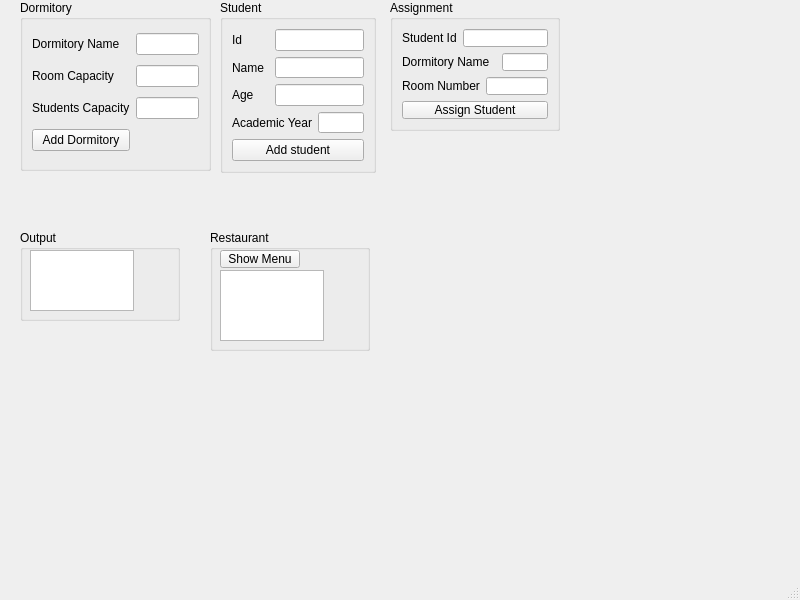
<?xml version="1.0" encoding="UTF-8"?>
<ui version="4.0">
 <class>MainWindow</class>
 <widget class="QMainWindow" name="MainWindow">
  <property name="geometry">
   <rect>
    <x>0</x>
    <y>0</y>
    <width>800</width>
    <height>600</height>
   </rect>
  </property>
  <property name="windowTitle">
   <string>MainWindow</string>
  </property>
  <widget class="QWidget" name="centralwidget">
   <widget class="QWidget" name="verticalLayoutWidget">
    <property name="geometry">
     <rect>
      <x>20</x>
      <y>0</y>
      <width>191</width>
      <height>171</height>
     </rect>
    </property>
    <layout class="QVBoxLayout" name="verticalLayout_2">
     <item>
      <widget class="QGroupBox" name="groupBox">
       <property name="title">
        <string>Dormitory</string>
       </property>
       <layout class="QGridLayout" name="gridLayout">
        <item row="0" column="0">
         <widget class="QLabel" name="label">
          <property name="text">
           <string>Dormitory Name</string>
          </property>
         </widget>
        </item>
        <item row="1" column="1">
         <widget class="QLineEdit" name="txtRoomCap"/>
        </item>
        <item row="2" column="0">
         <widget class="QLabel" name="label_3">
          <property name="text">
           <string>Students Capacity</string>
          </property>
         </widget>
        </item>
        <item row="0" column="1">
         <widget class="QLineEdit" name="txtDormName"/>
        </item>
        <item row="1" column="0">
         <widget class="QLabel" name="label_2">
          <property name="text">
           <string>Room Capacity</string>
          </property>
         </widget>
        </item>
        <item row="2" column="1">
         <widget class="QLineEdit" name="txtStudentCap"/>
        </item>
        <item row="3" column="0">
         <widget class="QPushButton" name="btnAddDormitory">
          <property name="text">
           <string>Add Dormitory</string>
          </property>
         </widget>
        </item>
       </layout>
      </widget>
     </item>
    </layout>
   </widget>
   <widget class="QWidget" name="verticalLayoutWidget_2">
    <property name="geometry">
     <rect>
      <x>220</x>
      <y>0</y>
      <width>156</width>
      <height>173</height>
     </rect>
    </property>
    <layout class="QVBoxLayout" name="verticalLayout">
     <item>
      <widget class="QGroupBox" name="groupBox_2">
       <property name="title">
        <string>Student</string>
       </property>
       <layout class="QGridLayout" name="gridLayout_2">
        <item row="2" column="1" colspan="2">
         <widget class="QLineEdit" name="txtName"/>
        </item>
        <item row="4" column="0" colspan="2">
         <widget class="QLabel" name="label_7">
          <property name="text">
           <string>Academic Year</string>
          </property>
         </widget>
        </item>
        <item row="5" column="0" colspan="3">
         <widget class="QPushButton" name="btnAddStudent">
          <property name="text">
           <string>Add student</string>
          </property>
         </widget>
        </item>
        <item row="3" column="0">
         <widget class="QLabel" name="label_6">
          <property name="text">
           <string>Age</string>
          </property>
         </widget>
        </item>
        <item row="0" column="1" colspan="2">
         <widget class="QLineEdit" name="txtID"/>
        </item>
        <item row="4" column="2">
         <widget class="QLineEdit" name="txtYear"/>
        </item>
        <item row="2" column="0">
         <widget class="QLabel" name="label_5">
          <property name="text">
           <string>Name</string>
          </property>
         </widget>
        </item>
        <item row="3" column="1" colspan="2">
         <widget class="QLineEdit" name="txtAge"/>
        </item>
        <item row="0" column="0">
         <widget class="QLabel" name="label_4">
          <property name="text">
           <string>Id</string>
          </property>
         </widget>
        </item>
       </layout>
      </widget>
     </item>
    </layout>
   </widget>
   <widget class="QWidget" name="verticalLayoutWidget_3">
    <property name="geometry">
     <rect>
      <x>390</x>
      <y>0</y>
      <width>170</width>
      <height>131</height>
     </rect>
    </property>
    <layout class="QVBoxLayout" name="verticalLayout_3">
     <item>
      <widget class="QGroupBox" name="groupBox_3">
       <property name="title">
        <string>Assignment</string>
       </property>
       <layout class="QGridLayout" name="gridLayout_3">
        <item row="0" column="0">
         <widget class="QLabel" name="label_8">
          <property name="text">
           <string>Student Id</string>
          </property>
         </widget>
        </item>
        <item row="0" column="1" colspan="3">
         <widget class="QLineEdit" name="txtAssignStudent"/>
        </item>
        <item row="1" column="0" colspan="3">
         <widget class="QLabel" name="label_9">
          <property name="text">
           <string>Dormitory Name</string>
          </property>
         </widget>
        </item>
        <item row="1" column="3">
         <widget class="QLineEdit" name="txtAssignDormitory"/>
        </item>
        <item row="2" column="0" colspan="2">
         <widget class="QLabel" name="label_10">
          <property name="text">
           <string>Room Number</string>
          </property>
         </widget>
        </item>
        <item row="2" column="2" colspan="2">
         <widget class="QLineEdit" name="txtAssignRoomNumber"/>
        </item>
        <item row="3" column="0" colspan="4">
         <widget class="QPushButton" name="btnAssignRoom">
          <property name="text">
           <string>Assign Student</string>
          </property>
         </widget>
        </item>
       </layout>
      </widget>
     </item>
    </layout>
   </widget>
   <widget class="QWidget" name="verticalLayoutWidget_4">
    <property name="geometry">
     <rect>
      <x>20</x>
      <y>230</y>
      <width>160</width>
      <height>91</height>
     </rect>
    </property>
    <layout class="QVBoxLayout" name="verticalLayout_4">
     <item>
      <widget class="QGroupBox" name="groupBox_4">
       <property name="title">
        <string>Output</string>
       </property>
       <widget class="QTextEdit" name="txtOutput">
        <property name="geometry">
         <rect>
          <x>10</x>
          <y>20</y>
          <width>104</width>
          <height>61</height>
         </rect>
        </property>
       </widget>
      </widget>
     </item>
    </layout>
   </widget>
   <widget class="QWidget" name="verticalLayoutWidget_5">
    <property name="geometry">
     <rect>
      <x>210</x>
      <y>230</y>
      <width>160</width>
      <height>121</height>
     </rect>
    </property>
    <layout class="QVBoxLayout" name="verticalLayout_5">
     <item>
      <widget class="QGroupBox" name="groupBox_5">
       <property name="title">
        <string>Restaurant</string>
       </property>
       <widget class="QPushButton" name="btnShowMenu">
        <property name="geometry">
         <rect>
          <x>10</x>
          <y>20</y>
          <width>80</width>
          <height>18</height>
         </rect>
        </property>
        <property name="text">
         <string>Show Menu</string>
        </property>
       </widget>
       <widget class="QTextEdit" name="txtMenuOutput">
        <property name="geometry">
         <rect>
          <x>10</x>
          <y>40</y>
          <width>104</width>
          <height>71</height>
         </rect>
        </property>
       </widget>
      </widget>
     </item>
    </layout>
   </widget>
  </widget>
  <widget class="QMenuBar" name="menubar">
   <property name="geometry">
    <rect>
     <x>0</x>
     <y>0</y>
     <width>800</width>
     <height>17</height>
    </rect>
   </property>
  </widget>
  <widget class="QStatusBar" name="statusbar"/>
 </widget>
 <resources/>
 <connections/>
</ui>
